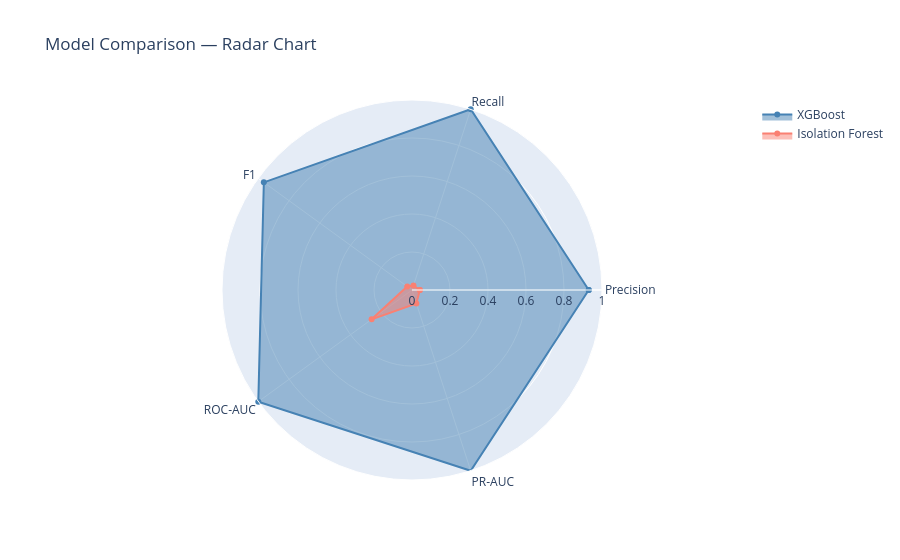

Notebook source saved alongside this figure:
### Code cell
# ── 8.2  Radar chart (Plotly) ─────────────────────────────────────────────────
radar_metrics = ["Precision","Recall","F1","ROC-AUC","PR-AUC"]
xgb_vals = [float(comp_df.loc["XGBoost", m]) if not np.isnan(comp_df.loc["XGBoost", m]) else 0 for m in radar_metrics]
if_vals  = [float(comp_df.loc["Isolation Forest", m]) if not np.isnan(comp_df.loc["Isolation Forest", m]) else 0 for m in radar_metrics]

fig_radar = go.Figure()
fig_radar.add_trace(go.Scatterpolar(
    r=xgb_vals + [xgb_vals[0]], theta=radar_metrics + [radar_metrics[0]],
    fill="toself", name="XGBoost", line_color="steelblue",
))
fig_radar.add_trace(go.Scatterpolar(
    r=if_vals + [if_vals[0]], theta=radar_metrics + [radar_metrics[0]],
    fill="toself", name="Isolation Forest", line_color="salmon",
))
fig_radar.update_layout(
    polar=dict(radialaxis=dict(visible=True, range=[0, 1])),
    title="Model Comparison — Radar Chart",
    showlegend=True,
)
fig_radar.show()

### Figure 1 — Plotly figure (JSON) as saved in the notebook; plotly's stock layout.template omitted (floating-point values rounded to 4 significant figures)
{"data": [{"fill": "toself", "line": {"color": "steelblue"}, "name": "XGBoost", "r": [0.9302, 1, 0.9639, 1, 1.0, 0.9302], "theta": ["Precision", "Recall", "F1", "ROC-AUC", "PR-AUC", "Precision"], "type": "scatterpolar"}, {"fill": "toself", "line": {"color": "salmon"}, "name": "Isolation Forest", "r": [0.04124, 0.025, 0.03113, 0.2628, 0.07416, 0.04124], "theta": ["Precision", "Recall", "F1", "ROC-AUC", "PR-AUC", "Precision"], "type": "scatterpolar"}], "layout": {"polar": {"radialaxis": {"range": [0, 1], "visible": true}}, "showlegend": true, "title": {"text": "Model Comparison — Radar Chart"}}}
